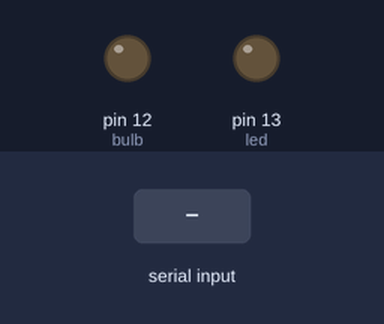
Simulated run of this sketch. Board: Arduino Uno, built with avr-gcc and run on an emulated ATmega328P. On the bench: output pins drawn as LEDs (lit = HIGH). The inputs (shaded band) are chosen by the test bench.

Above: at 1.2 s.
1.3 s: "1" received over Serial
At 2.5 s:
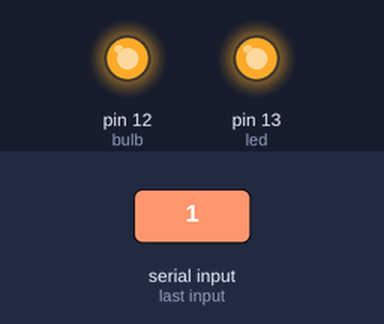
2.8 s: "0" received over Serial
At 3.8 s:
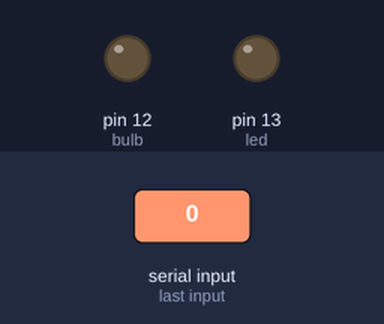
Timing chart, 0 to 5.8 s (numbered marks = the images above; inputs shaded):
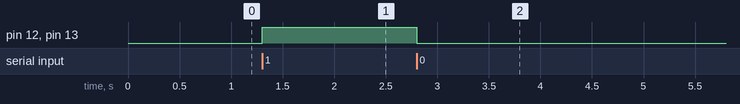

The sketch:

PythonLEDcontrol.ino
```cpp
int led=13;
int bulb=12;
int button=11;
char userInput;

void setup() {
  Serial.begin(9600);
  pinMode(led, OUTPUT);
  pinMode(bulb, OUTPUT);
  pinMode(button, INPUT);
}

void loop() {

  if (Serial.available()>0) {

    userInput = Serial.read();

    if (userInput == '1') {
      digitalWrite(bulb, HIGH);
      digitalWrite(led, HIGH);
    }

    if (userInput == '0') {
      digitalWrite(bulb, LOW);
      digitalWrite(led, LOW);
    }
  }
  }
```

Measured:
- after the input at 1.3 s, pin 12 (bulb), pin 13 (led): LOW → HIGH at once
- after the input at 2.8 s, pin 12 (bulb), pin 13 (led): HIGH → LOW at once
